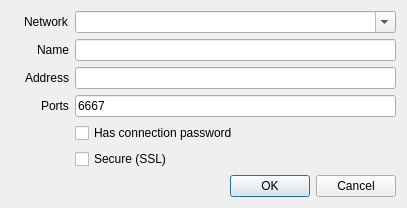
<?xml version="1.0" encoding="UTF-8"?>
<ui version="4.0">
 <class>server</class>
 <widget class="QDialog" name="server">
  <property name="geometry">
   <rect>
    <x>0</x>
    <y>0</y>
    <width>407</width>
    <height>195</height>
   </rect>
  </property>
  <property name="sizePolicy">
   <sizepolicy hsizetype="Preferred" vsizetype="Preferred">
    <horstretch>0</horstretch>
    <verstretch>0</verstretch>
   </sizepolicy>
  </property>
  <property name="maximumSize">
   <size>
    <width>1000</width>
    <height>1000</height>
   </size>
  </property>
  <property name="windowTitle">
   <string>New Server</string>
  </property>
  <property name="sizeGripEnabled">
   <bool>false</bool>
  </property>
  <property name="modal">
   <bool>false</bool>
  </property>
  <layout class="QVBoxLayout" name="verticalLayout_2">
   <item>
    <layout class="QHBoxLayout" name="horizontalLayout">
     <item>
      <widget class="QLabel" name="label_5">
       <property name="text">
        <string/>
       </property>
       <property name="pixmap">
        <pixmap resource="resources.qrc">:/irc/Resources/server_128.png</pixmap>
       </property>
      </widget>
     </item>
     <item>
      <layout class="QFormLayout" name="formLayout">
       <property name="fieldGrowthPolicy">
        <enum>QFormLayout::AllNonFixedFieldsGrow</enum>
       </property>
       <property name="labelAlignment">
        <set>Qt::AlignRight|Qt::AlignTrailing|Qt::AlignVCenter</set>
       </property>
       <item row="0" column="0">
        <widget class="QLabel" name="label_2">
         <property name="sizePolicy">
          <sizepolicy hsizetype="Preferred" vsizetype="Preferred">
           <horstretch>0</horstretch>
           <verstretch>0</verstretch>
          </sizepolicy>
         </property>
         <property name="text">
          <string>Network</string>
         </property>
         <property name="alignment">
          <set>Qt::AlignLeading|Qt::AlignLeft|Qt::AlignVCenter</set>
         </property>
        </widget>
       </item>
       <item row="0" column="1">
        <widget class="QComboBox" name="comboBox_Network">
         <property name="editable">
          <bool>true</bool>
         </property>
        </widget>
       </item>
       <item row="1" column="0">
        <widget class="QLabel" name="label_3">
         <property name="text">
          <string>Name</string>
         </property>
        </widget>
       </item>
       <item row="1" column="1">
        <widget class="QLineEdit" name="lineEdit_Name">
         <property name="maxLength">
          <number>128</number>
         </property>
         <property name="echoMode">
          <enum>QLineEdit::Normal</enum>
         </property>
        </widget>
       </item>
       <item row="2" column="0">
        <widget class="QLabel" name="label">
         <property name="sizePolicy">
          <sizepolicy hsizetype="Preferred" vsizetype="Preferred">
           <horstretch>0</horstretch>
           <verstretch>0</verstretch>
          </sizepolicy>
         </property>
         <property name="text">
          <string>Address</string>
         </property>
         <property name="alignment">
          <set>Qt::AlignLeading|Qt::AlignLeft|Qt::AlignVCenter</set>
         </property>
        </widget>
       </item>
       <item row="2" column="1">
        <widget class="QLineEdit" name="lineEdit_Address">
         <property name="maxLength">
          <number>70</number>
         </property>
         <property name="echoMode">
          <enum>QLineEdit::Normal</enum>
         </property>
        </widget>
       </item>
       <item row="3" column="0">
        <widget class="QLabel" name="label_4">
         <property name="sizePolicy">
          <sizepolicy hsizetype="Preferred" vsizetype="Preferred">
           <horstretch>0</horstretch>
           <verstretch>0</verstretch>
          </sizepolicy>
         </property>
         <property name="text">
          <string>Ports</string>
         </property>
         <property name="alignment">
          <set>Qt::AlignLeading|Qt::AlignLeft|Qt::AlignVCenter</set>
         </property>
        </widget>
       </item>
       <item row="3" column="1">
        <widget class="QLineEdit" name="lineEdit_Ports">
         <property name="text">
          <string>6667</string>
         </property>
         <property name="maxLength">
          <number>70</number>
         </property>
         <property name="echoMode">
          <enum>QLineEdit::Normal</enum>
         </property>
        </widget>
       </item>
       <item row="4" column="1">
        <widget class="QCheckBox" name="checkBox_HasConnectionPassword">
         <property name="text">
          <string>Has connection password</string>
         </property>
        </widget>
       </item>
       <item row="5" column="1">
        <widget class="QCheckBox" name="checkBox_Secure">
         <property name="text">
          <string>Secure (SSL)</string>
         </property>
        </widget>
       </item>
      </layout>
     </item>
    </layout>
   </item>
   <item>
    <widget class="QDialogButtonBox" name="buttonBox">
     <property name="orientation">
      <enum>Qt::Horizontal</enum>
     </property>
     <property name="standardButtons">
      <set>QDialogButtonBox::Cancel|QDialogButtonBox::Ok</set>
     </property>
    </widget>
   </item>
  </layout>
 </widget>
 <tabstops>
  <tabstop>comboBox_Network</tabstop>
  <tabstop>lineEdit_Name</tabstop>
  <tabstop>lineEdit_Address</tabstop>
  <tabstop>lineEdit_Ports</tabstop>
  <tabstop>checkBox_HasConnectionPassword</tabstop>
  <tabstop>checkBox_Secure</tabstop>
 </tabstops>
 <resources>
  <include location="resources.qrc"/>
 </resources>
 <connections>
  <connection>
   <sender>buttonBox</sender>
   <signal>accepted()</signal>
   <receiver>server</receiver>
   <slot>accept()</slot>
   <hints>
    <hint type="sourcelabel">
     <x>248</x>
     <y>254</y>
    </hint>
    <hint type="destinationlabel">
     <x>157</x>
     <y>274</y>
    </hint>
   </hints>
  </connection>
  <connection>
   <sender>buttonBox</sender>
   <signal>rejected()</signal>
   <receiver>server</receiver>
   <slot>reject()</slot>
   <hints>
    <hint type="sourcelabel">
     <x>316</x>
     <y>260</y>
    </hint>
    <hint type="destinationlabel">
     <x>286</x>
     <y>274</y>
    </hint>
   </hints>
  </connection>
 </connections>
</ui>
